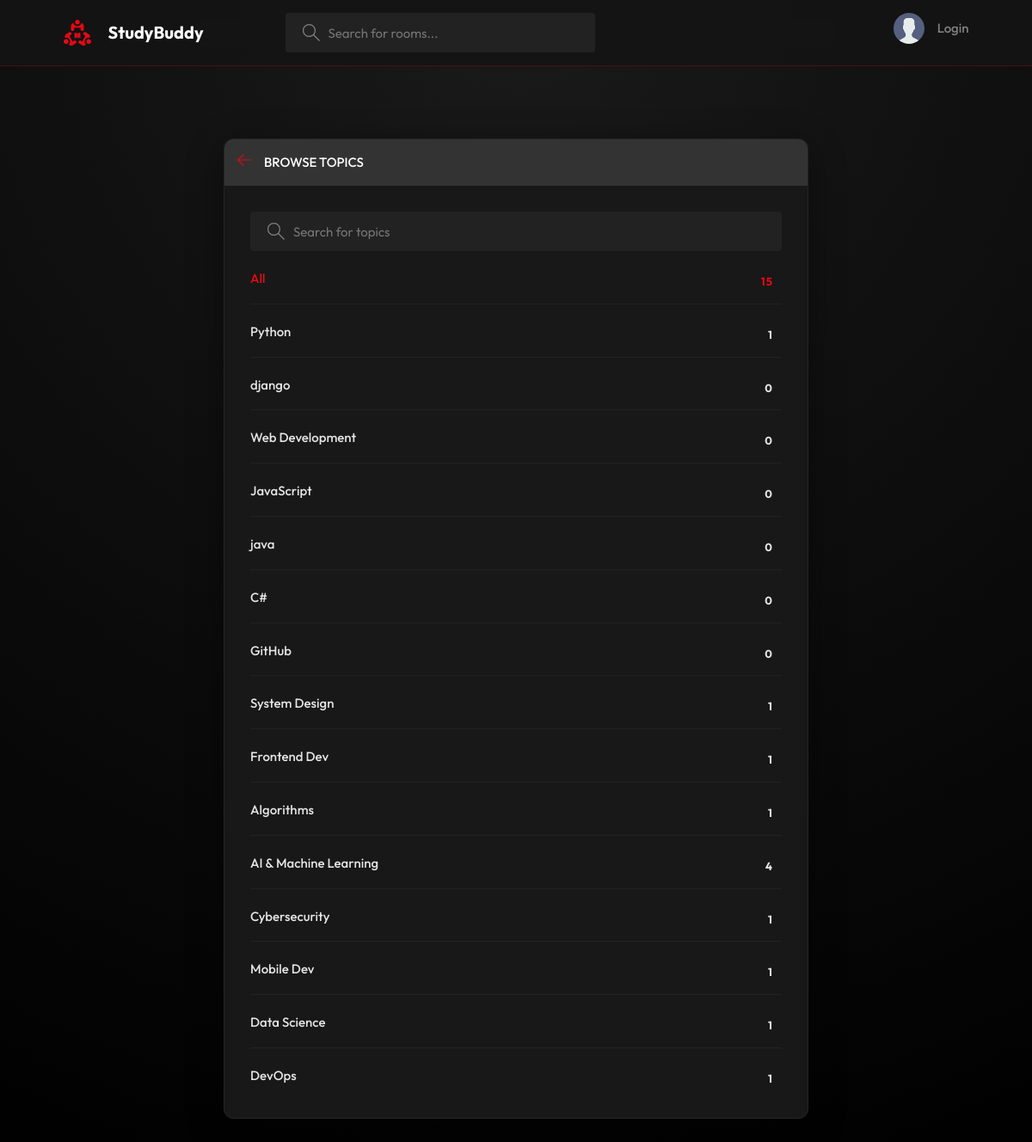
The page /topics/ on the database as committed earlier.
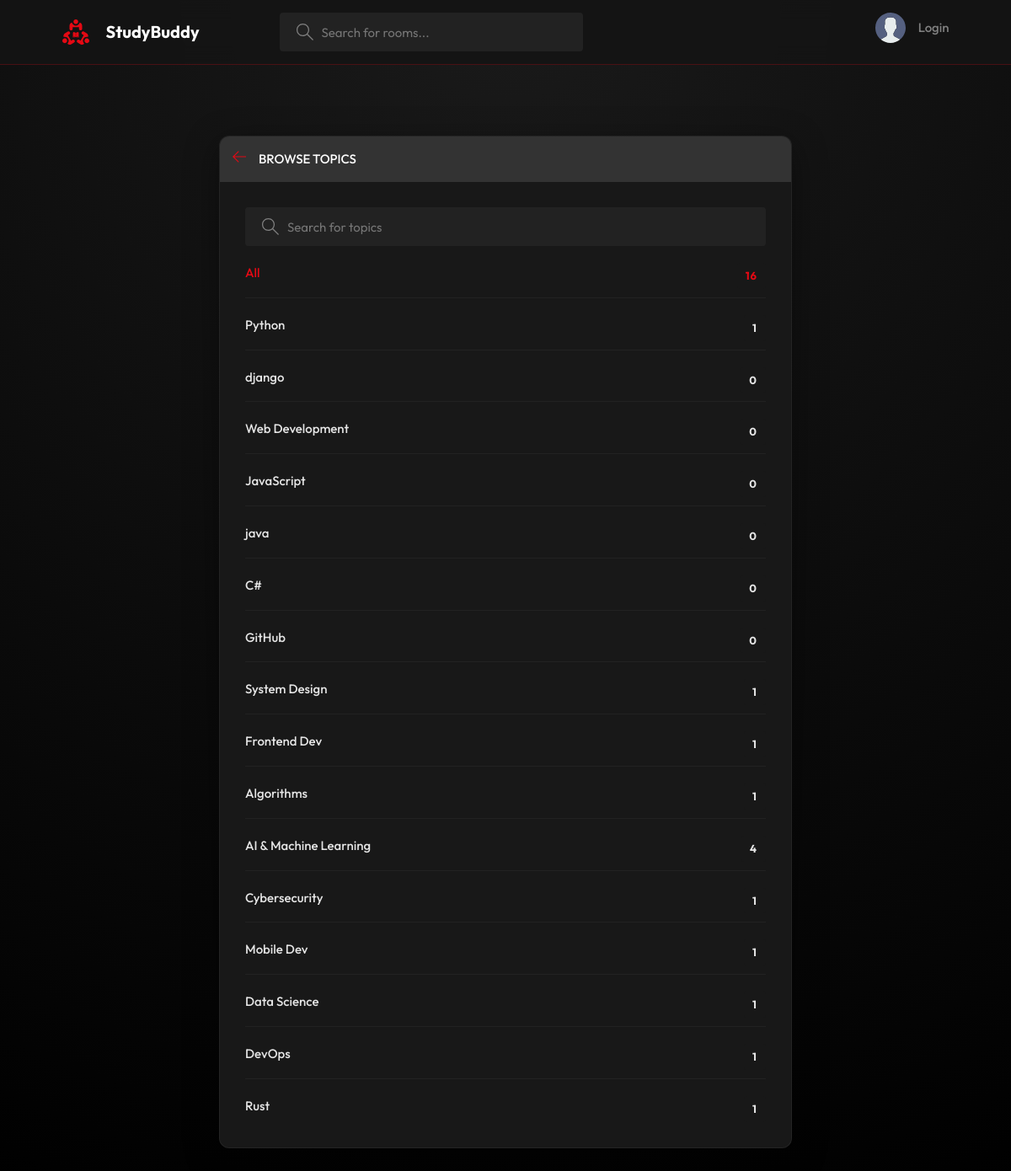
The same page on the database as committed later.
### base/models.py (models this page shows, shortened)
class Topic(models.Model):
    name = models.CharField(max_length=200)

### base/views.py (the view)
# urls.py: path('topics/', views.topicsPage, name="topics"),
def topicsPage(request):
    q = request.GET.get('q') if request.GET.get('q') != None else ''
    topics = Topic.objects.filter(name__icontains=q)
    return render(request,'base/topics.html',{'topics':topics})

### base/templates/base/topics.html (shortened to what this page needs)
{% extends 'main.html' %}
{% block content %}
<main class="create-room layout">
  <div class="container">
    <div class="layout__box">
      <div class="layout__boxHeader">
        <div class="layout__boxTitle">
          <a href="{% url 'home' %}">
            <svg version="1.1" xmlns="http://www.w3.org/2000/svg" width="32" height="32" viewBox="0 0 32 32">
              <title>arrow-left</title>
              <path
                d="M13.723 2.286l-13.723 13.714 13.719 13.714 1.616-1.611-10.96-10.96h27.625v-2.286h-27.625l10.965-10.965-1.616-1.607z">
              </path>
            </svg>
          </a>
          <h3>Browse Topics</h3>
        </div>
      </div>
      <div class="topics-page layout__body">
        <form action="" method="GET" class="header__search">
          <label>
            <input name="q" placeholder="Search for topics" />
          </label>
        </form>
        <ul class="topics__list">
          <li>
            <a href="{% url 'topics' %}" class="active">All <span>{{topics.count}}</span></a>
          </li>
          {% for topic in topics %}
          <li>
            <a href="{% url 'home' %}?q={{topic.name}}">{{ topic.name }} <span>{{topic.room_set.all.count}}</span></a>
          </li>
          {% endfor %}
        </ul>
      </div>
    </div>
  </div>
</main>
{% endblock content %}

Rows that differ between the two databases and show on the page:
added Topic: name "Rust", room_set.all.count "1"
Other text that changed with them:
{{ topics.count }}: "15" → "16"
